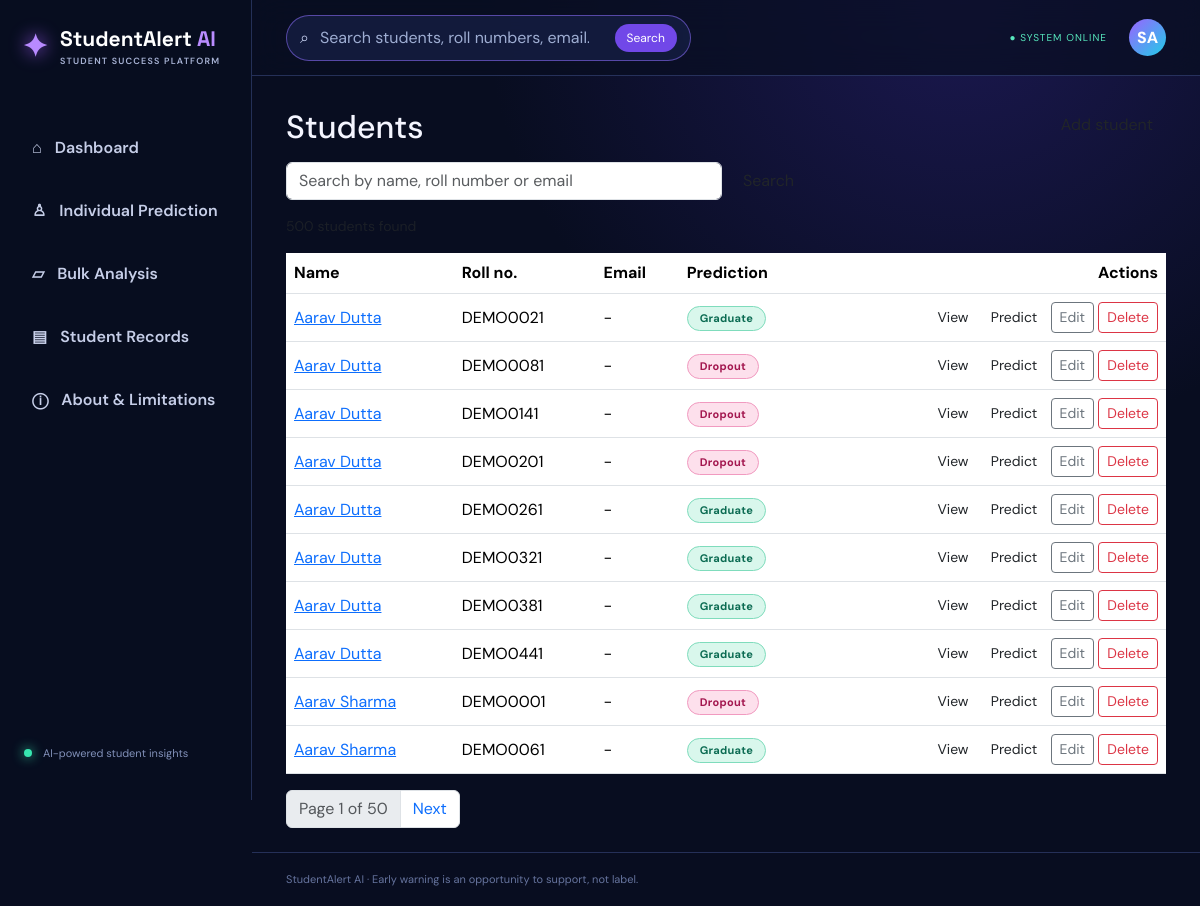
The page /students/ on the database its author committed.
### StudentAlert/students/models.py (models this page shows, shortened)
class Student(models.Model):
    name = models.CharField(max_length=100)
    roll_number = models.CharField(max_length=30, unique=True)
    email = models.EmailField(blank=True)
    phone = models.CharField(max_length=15, blank=True)
    created_at = models.DateTimeField(auto_now_add=True)
    marital_status = models.IntegerField(
        "Marital status", choices=MARITAL_CHOICES, null=True, blank=True)
    nationality = models.IntegerField(
        "Nationality", choices=NATIONALITY_CHOICES, null=True, blank=True)
    gender = models.IntegerField(
        "Gender", choices=GENDER_CHOICES, null=True, blank=True)
    age_at_enrollment = models.IntegerField(
        "Age at enrollment", null=True, blank=True,
        validators=[MinValueValidator(15), MaxValueValidator(100)],
        help_text="Age in years (15 to 100).")
    international = models.IntegerField(
        "International student", choices=YES_NO_CHOICES, null=True, blank=True)
    displaced = models.IntegerField(
        "Displaced", choices=YES_NO_CHOICES, null=True, blank=True)
    special_needs = models.IntegerField(
        "Educational special needs", choices=YES_NO_CHOICES, null=True, blank=True)
    mother_qualification = models.IntegerField(
        "Mother's qualification", choices=MOTHER_QUALIFICATION_CHOICES,
        null=True, blank=True)
    father_qualification = models.IntegerField(
        "Father's qualification", choices=FATHER_QUALIFICATION_CHOICES,
        null=True, blank=True)
    mother_occupation = models.IntegerField(
        "Mother's occupation (code)", null=True, blank=True,
        validators=[MinValueValidator(0), MaxValueValidator(999)],
        help_text=OCCUPATION_HELP)
    father_occupation = models.IntegerField(
        "Father's occupation (code)", null=True, blank=True,
        validators=[MinValueValidator(0), MaxValueValidator(999)],
        help_text=OCCUPATION_HELP)
    application_mode = models.IntegerField(
        "Application mode", choices=APPLICATION_MODE_CHOICES, null=True, blank=True)
    application_order = models.IntegerField(
        "Application order", choices=APPLICATION_ORDER_CHOICES, null=True, blank=True)
    course = models.IntegerField(
        "Course", choices=COURSE_CHOICES, null=True, blank=True)
    attendance = models.IntegerField(
        "Daytime/evening attendance", choices=ATTENDANCE_CHOICES,
        null=True, blank=True)
    previous_qualification = models.IntegerField(
        "Previous qualification", choices=PREVIOUS_QUALIFICATION_CHOICES,
        null=True, blank=True)
    previous_grade = models.FloatField(
        "Previous qualification (grade)", null=True, blank=True,
        validators=[MinValueValidator(0), MaxValueValidator(200)],
        help_text="Between 0 and 200.")
    admission_grade = models.FloatField(
        "Admission grade", null=True, blank=True,
        validators=[MinValueValidator(0), MaxValueValidator(200)],
        help_text="Between 0 and 200.")
    debtor = models.IntegerField(
        "Debtor", choices=YES_NO_CHOICES, null=True, blank=True)
    tuition_up_to_date = models.IntegerField(
        "Tuition fees up to date", choices=YES_NO_CHOICES, null=True, blank=True)
    scholarship_holder = models.IntegerField(
        "Scholarship holder", choices=YES_NO_CHOICES, null=True, blank=True)
    units_credited = models.IntegerField(
        "1st sem units credited", null=True, blank=True,
        validators=[MinValueValidator(0), MaxValueValidator(60)])
    units_enrolled = models.IntegerField(
        "1st sem units enrolled", null=True, blank=True,
        validators=[MinValueValidator(0), MaxValueValidator(60)])
    units_evaluations = models.IntegerField(
        "1st sem units evaluations", null=True, blank=True,
        validators=[MinValueValidator(0), MaxValueValidator(60)])
    units_approved = models.IntegerField(
        "1st sem units approved", null=True, blank=True,
        validators=[MinValueValidator(0), MaxValueValidator(60)])
    units_grade = models.FloatField(
        "1st sem grade (average)", null=True, blank=True,
        validators=[MinValueValidator(0), MaxValueValidator(20)],
        help_text="Average grade of the first semester (0 to 20).")
    units_without_evaluations = models.IntegerField(
        "1st sem units without evaluations", null=True, blank=True,
        validators=[MinValueValidator(0), MaxValueValidator(60)])
    unemployment_rate = models.FloatField(
        "Unemployment rate (%)", null=True, blank=True,
        validators=[MinValueValidator(0), MaxValueValidator(100)])
    inflation_rate = models.FloatField(
        "Inflation rate (%)", null=True, blank=True,
        validators=[MinValueValidator(-50), MaxValueValidator(100)])
    gdp = models.FloatField(
        "GDP", null=True, blank=True,
        validators=[MinValueValidator(-100), MaxValueValidator(100)],
        help_text="GDP value for the enrollment year, as used in the dataset.")
    predicted_outcome = models.CharField(
        max_length=10, choices=OUTCOME_CHOICES, blank=True)
    dropout_chance = models.FloatField(null=True, blank=True)
    enrolled_chance = models.FloatField(null=True, blank=True)
    graduate_chance = models.FloatField(null=True, blank=True)
    predicted_on = models.DateTimeField(null=True, blank=True)

### StudentAlert/students/views.py (the view)
# urls.py: path("students/", views.student_list, name="student_list"),
def student_list(request):
    search_text = request.GET.get("q", "").strip()
    students = Student.objects.all().order_by("name")
    if search_text != "":
        students = students.filter(
            Q(name__icontains=search_text)
            | Q(roll_number__icontains=search_text)
            | Q(email__icontains=search_text)
        )
    paginator = Paginator(students, 10)  # 10 students on each page
    page = paginator.get_page(request.GET.get("page"))
    context = {"page": page, "search_text": search_text, "total_found": paginator.count}
    return render(request, "students/student_list.html", context)

### StudentAlert/students/templates/students/student_list.html (shortened to what this page needs)
{% extends "students/base.html" %}
{% block content %}
<div class="d-flex flex-wrap justify-content-between align-items-center mb-3">
  <h2 class="page-title mb-2 mb-md-0">Students</h2>
  <a href="{% url 'add_student' %}" class="btn btn-green">Add student</a>
</div>
<div class="card-box">
  <form method="get" class="row g-2 mb-3">
    <div class="col-sm-8 col-md-6">
      <input type="text" name="q" value="{{ search_text }}" class="form-control"
             placeholder="Search by name, roll number or email">
    </div>
    <div class="col-auto">
      <button type="submit" class="btn btn-green">Search</button>
    </div>
  </form>
  {% if page.object_list %}
    <p class="text-muted small">{{ total_found }} student{{ total_found|pluralize }} found</p>
    <div class="table-responsive">
      <table class="table table-hover align-middle">
        <thead>
          <tr><th>Name</th><th>Roll no.</th><th>Email</th><th>Prediction</th><th class="text-end">Actions</th></tr>
        </thead>
        <tbody>
          {% for student in page %}
          <tr>
            <td><a href="{% url 'student_detail' student.id %}">{{ student.name }}</a></td>
            <td>{{ student.roll_number }}</td>
            <td>{{ student.email|default:"-" }}</td>
            <td>{% include "students/_badge.html" with outcome=student.predicted_outcome %}</td>
            <td class="text-end text-nowrap">
              <a href="{% url 'student_detail' student.id %}" class="btn btn-sm btn-outline-green">View</a>
              <a href="{% url 'predict_student' student.id %}" class="btn btn-sm btn-green">Predict</a>
              <a href="{% url 'edit_student' student.id %}" class="btn btn-sm btn-outline-secondary">Edit</a>
              <a href="{% url 'delete_student' student.id %}" class="btn btn-sm btn-outline-danger">Delete</a>
            </td>
          </tr>
          {% endfor %}
        </tbody>
      </table>
    </div>
    {% if page.has_other_pages %}
    <nav aria-label="Student pages">
      <ul class="pagination mb-0">
        <li class="page-item disabled"><span class="page-link">Page {{ page.number }} of {{ page.paginator.num_pages }}</span></li>
        {% if page.has_next %}
          <li class="page-item"><a class="page-link" href="?q={{ search_text|urlencode }}&page={{ page.next_page_number }}">Next</a></li>
        {% endif %}
      </ul>
    </nav>
    {% endif %}
  {% else %}
    <p class="text-muted mb-0">
      {% if search_text %}No student matches "{{ search_text }}".{% else %}No students yet. Click "Add student" to create the first record.{% endif %}
    </p>
  {% endif %}
</div>
{% endblock %}

### StudentAlert/students/templates/students/base.html (shortened to what this page needs)
{% load static %}<!doctype html><html lang="en"><head><link href="https://cdn.jsdelivr.net/npm/bootstrap@5.3.3/dist/css/bootstrap.min.css" rel="stylesheet"><link rel="stylesheet" href="{% static 'css/style.css' %}"></head><body><div class="app-shell"><aside class="sidebar"><a class="brand" href="{% url 'dashboard' %}"><span class="brand-mark">✦</span><span>StudentAlert <em>AI</em><small>STUDENT SUCCESS PLATFORM</small></span></a><nav><a href="{% url 'dashboard' %}" class="">⌂ <span>Dashboard</span></a><a href="{% url 'add_student' %}">♙ <span>Individual Prediction</span></a><a href="{% url 'bulk_analysis' %}" class="">▱ <span>Bulk Analysis</span></a><a href="{% url 'student_list' %}">▤ <span>Student Records</span></a><a href="{% url 'about' %}">ⓘ <span>About & Limitations</span></a></nav><div class="sidebar-bottom"><span class="pulse-dot"></span> AI-powered student insights</div></aside><main class="main-area"><header class="topbar"><form class="search-pill" action="{% url 'student_list' %}" method="get" role="search"><span aria-hidden="true">⌕</span><input type="search" name="q" value="{{ request.GET.q|default:'' }}" placeholder="Search students, roll numbers, email..." aria-label="Search students"><button type="submit">Search</button></form><div class="top-actions"><span class="live-label">● SYSTEM ONLINE</span><a href="{% url 'contact' %}" class="avatar">SA</a></div></header><div class="page-content">{% block content %}{% endblock %}</div><footer class="footer-note">StudentAlert AI · Early warning is an opportunity to support, not label.</footer></main></div></body></html>

### StudentAlert/students/templates/students/_badge.html
{% if outcome == "Dropout" %}<span class="badge outcome-dropout">Dropout</span>{% elif outcome == "Enrolled" %}<span class="badge outcome-enrolled">Enrolled</span>{% elif outcome == "Graduate" %}<span class="badge outcome-graduate">Graduate</span>{% else %}<span class="badge outcome-none">Not predicted</span>{% endif %}

### StudentAlert/static/css/style.css (style rules this page uses)
:root { --bg:#080d20;--panel:#111a38;--panel2:#17234a;--line:rgba(125,150,255,.25);--text:#f4f5ff;--muted:#a8b3d5;--violet:#9b63ff;--cyan:#22d7ed;--pink:#ff5797 }
* { box-sizing:border-box }
body { margin:0;background:radial-gradient(ellipse at 80% 0%,#1b1850 0,transparent 35%),var(--bg);color:var(--text);font-family:'DM Sans',sans-serif }
.app-shell { min-height:100vh;display:flex }
.sidebar { width:252px;flex:0 0 252px;background:rgba(8,13,32,.96);border-right:1px solid var(--line);padding:25px 16px;display:flex;flex-direction:column;min-height:100vh;position:sticky;top:0;height:100vh }
.brand { display:flex;gap:12px;align-items:center;color:white;text-decoration:none;font:700 21px 'Space Grotesk';margin:0 6px 54px }
.brand em { color:#b98cff;font-style:normal }
.brand small { display:block;color:var(--muted);font:600 9px 'DM Sans';letter-spacing:1.2px;margin-top:3px }
.brand-mark { font-size:31px;color:#b88aff;text-shadow:0 0 18px #a45cff }
.sidebar nav { display:grid;gap:9px }
.sidebar nav a { padding:14px 15px;color:#c6cee8;text-decoration:none;border:1px solid transparent;border-radius:13px;font-weight:600;display:flex;gap:13px;align-items:center }
.sidebar nav a:first-letter { font-size:20px }
.sidebar-bottom { margin-top:auto;color:#8190b8;font-size:11px;padding:14px 8px }
.pulse-dot { display:inline-block;width:8px;height:8px;background:#37e6b0;border-radius:50%;box-shadow:0 0 12px #37e6b0;margin-right:8px }
.main-area { flex:1;min-width:0 }
.topbar { height:76px;border-bottom:1px solid var(--line);display:flex;align-items:center;justify-content:space-between;padding:0 34px;background:rgba(9,14,34,.72);backdrop-filter:blur(16px) }
.search-pill { width:min(470px,60%);padding:12px 17px;border:1px solid var(--line);border-radius:12px;background:#111a38;color:#8996bd }
.top-actions { display:flex;align-items:center;gap:22px }
.live-label { font-size:10px;color:#57e7bd;letter-spacing:1px }
.avatar { background:linear-gradient(135deg,#9b63ff,#20cde8);width:37px;height:37px;border-radius:50%;display:grid;place-items:center;color:#fff;text-decoration:none;font-weight:800 }
.page-content { padding:28px 34px 24px;max-width:1800px;margin:auto }
.footer-note { padding:18px 34px;color:#66749e;font-size:11px;border-top:1px solid var(--line) }
.page-title { margin:4px 0 24px }
.search-pill { display:flex;align-items:center;gap:9px;min-width:280px;max-width:520px;width:46%;padding:8px 13px;border:1px solid rgba(143,112,255,.55);border-radius:30px;background:rgba(22,31,68,.8);color:#cbd5f5 }
.search-pill input { min-width:0;flex:1;border:0;outline:0;background:transparent;color:#fff }
.search-pill input::placeholder { color:#9eadd2 }
.search-pill button { border:0;border-radius:18px;padding:5px 12px;background:#7148e8;color:#fff;font-size:12px }
.badge.outcome-dropout,.badge.outcome-enrolled,.badge.outcome-graduate,.badge.outcome-none { display:inline-block;padding:6px 12px;border-radius:30px;font-size:11px;font-weight:700;letter-spacing:.3px;border:1px solid transparent }
.badge.outcome-graduate { background:#d9f7ec;color:#0b6b52;border-color:#7fdcbc }
.badge.outcome-dropout { background:#fde0ec;color:#a3174f;border-color:#f19ac0 }

### rows shown on the page
Student: name "Aarav Dutta", roll_number "DEMO0021", email "-", predicted_outcome "Graduate"
Student: name "Aarav Dutta", roll_number "DEMO0081", email "-", predicted_outcome "Dropout"
Student: name "Aarav Dutta", roll_number "DEMO0141", email "-", predicted_outcome "Dropout"
Student: name "Aarav Dutta", roll_number "DEMO0201", email "-", predicted_outcome "Dropout"
Student: name "Aarav Dutta", roll_number "DEMO0261", email "-", predicted_outcome "Graduate"
Student: name "Aarav Dutta", roll_number "DEMO0321", email "-", predicted_outcome "Graduate"
Student: name "Aarav Dutta", roll_number "DEMO0381", email "-", predicted_outcome "Graduate"
Student: name "Aarav Dutta", roll_number "DEMO0441", email "-", predicted_outcome "Graduate"
Student: name "Aarav Sharma", roll_number "DEMO0001", email "-", predicted_outcome "Dropout"
Student: name "Aarav Sharma", roll_number "DEMO0061", email "-", predicted_outcome "Graduate"

### other values the page prints
{{ page.number }} "1"
{{ page.paginator.num_pages }} "50"
